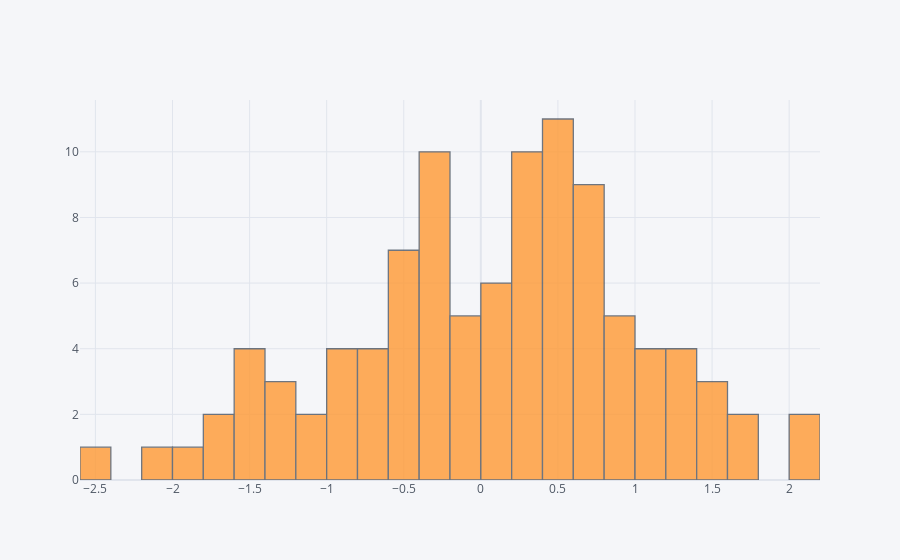

Notebook code for this chart:
### Markdown cell above
## histogram

### Code cell
df['A'].iplot(kind='hist',bins=25)

### Figure 1 — Plotly figure (JSON) as saved in the notebook; plotly's stock layout.template omitted (floating-point values rounded to 4 significant figures)
{"data": [{"histfunc": "count", "histnorm": "", "marker": {"color": "rgba(255, 153, 51, 1.0)", "line": {"color": "#4D5663", "width": 1.3}}, "name": "A", "nbinsx": 25, "opacity": 0.8, "orientation": "v", "type": "histogram", "x": [-0.05336, 0.5123, 1.234, -0.2602, -0.5841, -0.5717, -0.317, 1.443, 0.6152, 0.8577, -0.6108, 0.5261, 0.5033, 0.8862, -0.2863, 0.01401, 1.205, -2.528, 0.2853, 0.06653, -0.2223, 1.016, 0.714, -1.408, 0.2475, 0.5945, -0.4547, 1.195, -0.167, 0.4669, 0.4505, -1.39, 1.361, 0.35, 2.179, -1.975, -0.04667, 0.7012, 0.09711, 0.4603, -0.3372, 2.142, 1.068, 1.067, -0.2194, -0.2932, -1.491, -0.4052, -0.8635, 1.727, -0.8225, -0.546, -1.796, -0.7283, -0.5585, -0.7019, 0.7633, 1.682, 0.7084, 0.1739, 0.4486, 0.9274, 0.2685, -1.438, -1.109, -0.1321, 0.6528, -1.678, 0.8903, 0.3418, 0.7256, -0.4585, 0.2203, 0.2145, -2.02, 0.2096, -1.338, 0.5612, 0.1683, 1.57, 0.532, 0.4405, -0.3094, -0.7424, 0.9771, 1.332, 0.21, -0.9287, -0.8099, -1.484, 0.6359, -1.132, 1.41, -0.1992, 0.1394, -0.213, -0.2851, 0.7377, 0.2356, -1.357]}], "layout": {"barmode": "overlay", "legend": {"bgcolor": "#F5F6F9", "font": {"color": "#4D5663"}}, "paper_bgcolor": "#F5F6F9", "plot_bgcolor": "#F5F6F9", "title": {"font": {"color": "#4D5663"}}, "xaxis": {"gridcolor": "#E1E5ED", "showgrid": true, "tickfont": {"color": "#4D5663"}, "title": {"font": {"color": "#4D5663"}, "text": ""}, "zerolinecolor": "#E1E5ED"}, "yaxis": {"gridcolor": "#E1E5ED", "showgrid": true, "tickfont": {"color": "#4D5663"}, "title": {"font": {"color": "#4D5663"}, "text": ""}, "zerolinecolor": "#E1E5ED"}}}
